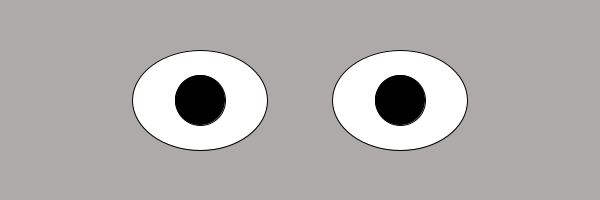
Frame 1 (no input)
Frame 60 (the mouse pressed at the canvas centre just before this capture): identical to frame 1, image omitted
Frame 120 (the mouse held since frame 60 and released just before this capture): identical to frame 1, image omitted

The Processing sketch that drew this single still picture (run headless with seeded random() and noise(); from frame 60 on, the mouse is pressed at the canvas centre):

// Processing sketch: GooglyEyes
// ── GooglyEyes.pde
void setup() {
  size(600, 200);

}

void draw() {
  background(#AFAAAA);
  fill(255, 255, 255);
  ellipse(200, 100, 135, 100);
  ellipse(400, 100, 135, 100);
  fill(0, 0, 0);
  if (mouseX <= 225 && mouseX >= 150 && mouseY <= 125 && mouseY >= 75){
  ellipse(mouseX, mouseY, 50, 50);
  ellipse(mouseX+200, mouseY, 50, 50);
  } else {
  ellipse(200, 100, 50, 50);
  ellipse(400, 100, 50, 50);
  }
}
